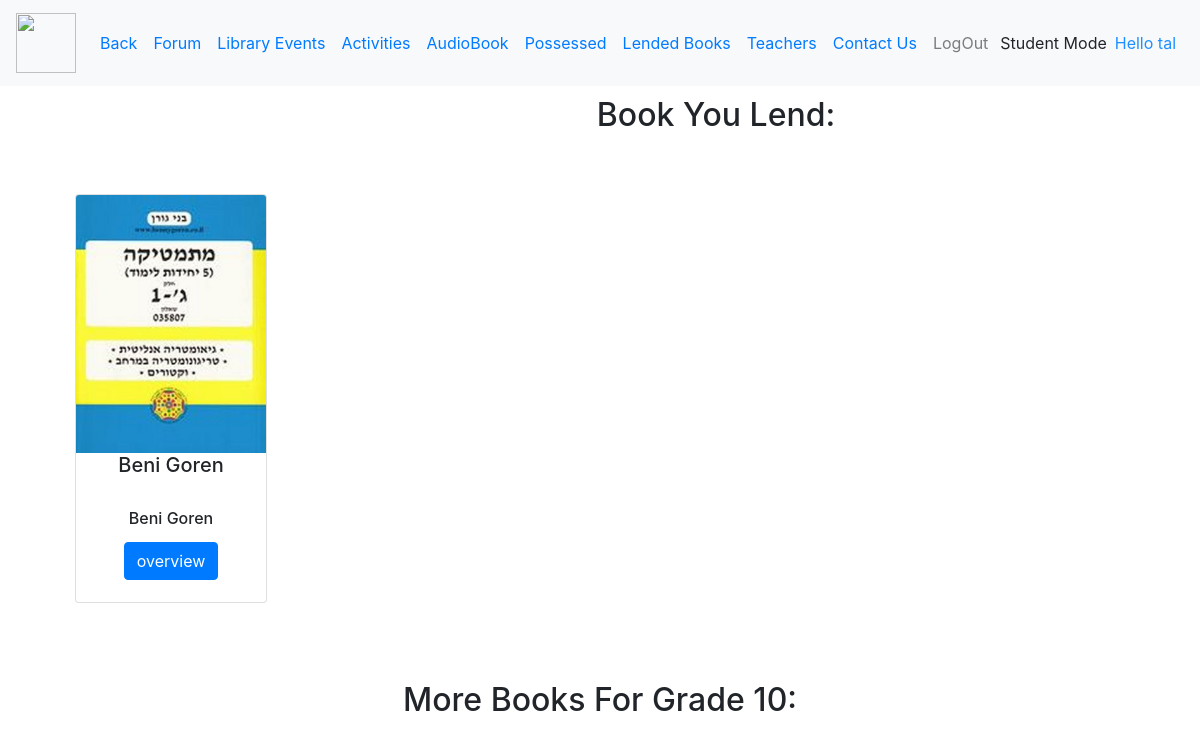
The app's page /Me/Student/LendedBooks/ (signed in) with its own data.
### book_catalog/models.py (models this page shows)
class Book (models.Model):
    name = models.CharField(max_length=50)
    author_name = models.CharField(max_length=50)
    summary = models.TextField(max_length=500)
    image = models.ImageField(upload_to='book_catalog/images', default='book_catalog/images/defult.png')
    available = models.BooleanField(default=True)
    librarian_favourite = models.BooleanField(default=False)
    study_book = models.BooleanField(default=False)
    key_words =models.CharField(max_length=100)
    GENRE_CHOICES = (
        ('Drama','Drama'),('Roman','Roman'),
        ('Fantasy','Fantasy'),('Mystery','Mystery'),
        ('Poetry','Poetry'),('Short story','Short story'),
        ('Thriller','Thriller'),('Science fiction','Science fiction'),
        ('Horror', 'Horror'),('Fairytale','Fairytale'),
        ('Comic book', 'Comic book'), ('Adventure', 'Adventure'),
        ('Food', 'Food'),('Study Book', 'Study Book')
        )
    adult_only = models.BooleanField(default=False)
    kids = models.BooleanField(default=False)
    genre = models.CharField(default=True,max_length=100, choices=GENRE_CHOICES)
    posses = models.BooleanField(default=False)
    takenout = models.BooleanField(default=False)
    returned = models.BooleanField(default=True)
    Is_Damaged=models.BooleanField(default=False)
    Damage_Description=models.TextField(max_length=200,default=None,blank=True,null=True)
    Grade_CHOICES = (
        (1, 1), (2, 2),(3, 3),(4, 4),(5, 5),(6, 6),(7, 7),(8, 8),(9, 9),(10, 10),(11, 11),(12, 12)
    )
    Grade = models.IntegerField(default=None, choices=Grade_CHOICES,null=True,blank=True)
    Take_Date=models.DateField(default=None,null=True,blank=True)
    def __str__(self):
        return self.name

### authentication/models.py (models this page shows, shortened)
class Student(models.Model):
    user=models.OneToOneField(User, on_delete=models.SET_NULL,null=True,blank=True)
    Grade_CHOICES = (
        (1, 1), (2, 2), (3, 3), (4, 4), (5, 5), (6, 6), (7, 7), (8, 8), (9, 9), (10, 10), (11, 11), (12, 12)
    )
    grade = models.IntegerField(default=1, choices=Grade_CHOICES, null=False, blank=False)
    type=models.CharField(max_length=50,default='Student')
    Forum_Banned=models.BooleanField(default=False)
    Phone_Number = models.CharField(max_length=10, validators=[MinLengthValidator(10)])
    Security_Check = models.BooleanField(default=False)
    Studentposses = models.ManyToManyField(Book, blank=True)

### mepage/views.py (the view)
# urls.py: path('Student/LendedBooks/', views.mestudentlendedbooks, name="melendedbooks"),
@user_passes_test(is_student)
def mestudentlendedbooks(request):
    books=Book.objects.all()
    lendbooks= list(request.user.student.Studentposses.all())
    res=[]
    print(lendbooks)
    for book in lendbooks:
        if book.study_book==True:
            res.append(book)
    print(res)
    return render(request, 'mepage/student/lendedbooks.html',{"books": books,'lendbooks':res})

### mepage/views.py (called while the page is built)
def is_student(user):
    try:
        return user.is_authenticated and user.student is not None
    except Student.DoesNotExist:
        return False

### book_catalog/templates/mepage/student/lendedbooks.html (shortened to what this page needs)
{% extends "mepage/student/stylestudent.html" %}
{% block content %}
<div class="container text-center">
<div class="grid-container">
<br><br><h2> Book You Lend: </h2><br><br>
    {% for book in lendbooks %}
            <div class="grid-item">
                <div class="card" style="width: 12rem;">
                    <img src="{{ book.image.url }}" class="card-img-top" alt="...">
                    <h5 class="card-title">{{ book.name|truncatechars:15}}</h5>
                    <div class="card-body"><h6>{{ book.author_name }}</h6>
                    <a href="{% url 'book_card' book.id %}" class="btn btn-primary">overview</a>
                </div>
                </div>
         </div>
    {% endfor %}
</div>
<br><br><h2> More Books For Grade {{ user.student.grade }}: </h2><br><br>
</div>
{% endblock %}

### book_catalog/templates/mepage/student/stylestudent.html (shortened to what this page needs)
<!doctype html>
<html lang="en">
  <head>
<link rel="stylesheet" href="https://cdn.jsdelivr.net/npm/bootstrap@4.5.3/dist/css/bootstrap.min.css">
  </head>
<nav class="navbar navbar-expand-lg navbar-light bg-light sticky-top">
    {% load static %}
<a class="navbar-brand" href="{% url "homepage" %}"><img src="{% static 'book_catalog/defult.png' %}" height="60" width="60" href="{% url "homepage" %}"></a>
  <div class="collapse navbar-collapse" id="navbarSupportedContent">
    <ul class="navbar-nav mr-auto">
      <li class="nav-item active">
        <a class="nav-link text-primary" href="{% url "homepage" %}">Back <span class="sr-only" href="{% url "homepage" %}">home</span></a>
      </li>
      <li class="nav-item"  href="{% url "mestudent" %}">
        <a class="nav-link text-primary text size-12" href="{% url "Forum" %}">Forum</a>
      </li>
      <li class="nav-item" href="{% url "mestudentevents" %}">
        <a class="nav-link text-primary" href="{% url 'mestudentevents' %}">Library Events</a>
      </li>
    <li class="nav-item" href="{% url "activity" %}">
        <a class="nav-link text-primary" href="{% url 'activity' %}">Activities</a>
      </li>
    <li class="nav-item" href="{% url "audobooks" %}">
        <a class="nav-link text-primary" href="{% url 'audobooks' %}">AudioBook</a>
      </li>
        {% if user.is_authenticated %}
            <li class="nav-item"  href="{% url "mestudentpossesses" %}">
        <a class="nav-link text-primary text size-12" href="{% url "mestudentpossesses" %}">Possessed</a>
      </li>
            <li class="nav-item" href="{% url "melendedbooks" %}">
        <a class="nav-link text-primary" href="{% url 'melendedbooks' %}">Lended Books</a>
      </li>
            <li class="nav-item" href="{% url "teachers" %}">
        <a class="nav-link text-primary" href="{% url 'teachers' %}">Teachers</a>
      </li>
            <li class="nav-item" href="{% url "contact" %}">
        <a class="nav-link text-primary" href="{% url 'contact' %}">Contact Us</a>
      </li>
            <li class="nav-item"  href="{% url "logoutuser" %}">
        <a href="#" onclick="$('#signOutBtn').click()" class="nav-link">LogOut</a>
      </li>
        {% endif %}
     </ul>
  <form class="form-inline">
     {% if user.student %}
          <h7 style="text-align:center">Student Mode </h7> &ensp;
      {% elif user.adult %}
      <h7 style="text-align:center">Adult Mode </h7> &ensp;
      {% elif user.superuser %}
      <h7 style="text-align:center">Admin Mode </h7> &ensp;
{% endif %}
      </form>
  <form class="form-inline">
      {% if user.is_authenticated %}
          <h7 style="color: dodgerblue">Hello {{ user.username }} </h7> &ensp;
{% endif %}
  </form>
  </div>
</nav>
{%  block content %}{% endblock %}
</html>

### book_catalog/templates/mepage/student/stylestudent.html (style rules this page uses)
.grid-container { display: grid; grid-gap: 30px; grid-template-columns: auto auto auto; background-color: white; padding: 10px; }
.grid-item { background-color:white ; border: 1px solid white(0, 0, 0, 0.8); padding: 20px; font-size: 30px; text-align: center; }

### records on screen
Book: image (picture), name "Beni Goren", author_name "Beni Goren"

### other values on screen
{{ user.username }} "tal"
{{ user.student.grade }} "10"
